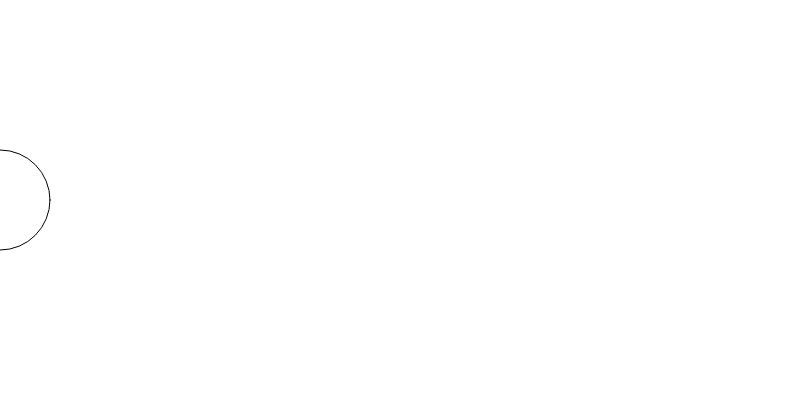
Frame 1 (no input)
Frame 60 (no input): identical to frame 1, image omitted
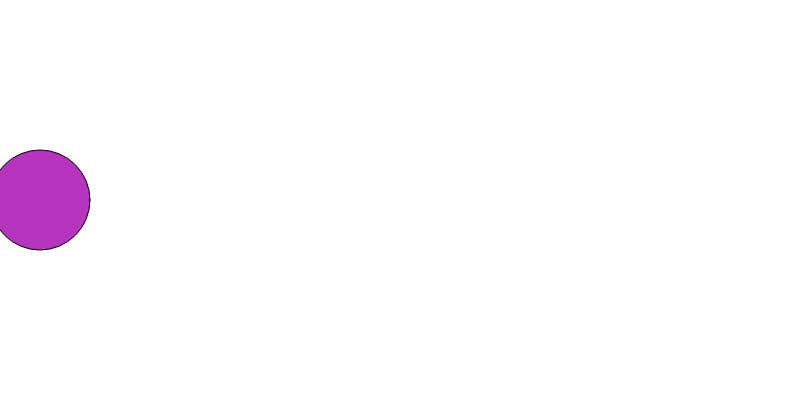
Frame 120 (the mouse pressed at the canvas centre since frame 60)

The p5.js sketch that drew these frames (run headless with seeded random() and noise() and a simulated clock; from frame 60 on, the mouse is pressed at the canvas centre):

// p5.js sketch
// ── sketch.js
/*
<><><><><><><><><><><><><><><><>
<>	Demo for repeating timer	<>
<><><><><><><><><><><><><><><><>
*/

let timer = 1000; //setting up timer variable for 1000 millisecond trigger
let currentTime = 0; //tracking millis() clock
let savedTime = 0; // temp saved times, needed for comparison

let ellipseX = 0; //variable for x value of ellipse
let increment = 40;	//variable for increment of x movement
let ellipseSize = 100; //variable for circle diameter

function setup() 
{
	createCanvas(800, 400);
}

function draw() 
{
	currentTime = millis(); //update currentTime in draw so that it is continuously updating
	
	print(currentTime, savedTime, currentTime - savedTime > timer);
	background(255);
	
	ellipse(ellipseX, height / 2, ellipseSize, ellipseSize);

	//if 1 second has passed since last saved time, execute code block
	if (currentTime - savedTime > timer) 
	{
		if (ellipseX > width)
		{
			ellipseX = 0;
		} 
		else 
		{
			ellipseX += increment; //increment ellipseX value
		}
		
		fill(random(255), random(255), random(255)); //change fill to random color
		
		savedTime = currentTime; //assign value of currentTime to savedTime
	}
	
	// print("currentTime: " + int(currentTime));
	// print("savedTime: " + int(savedTime));
}
